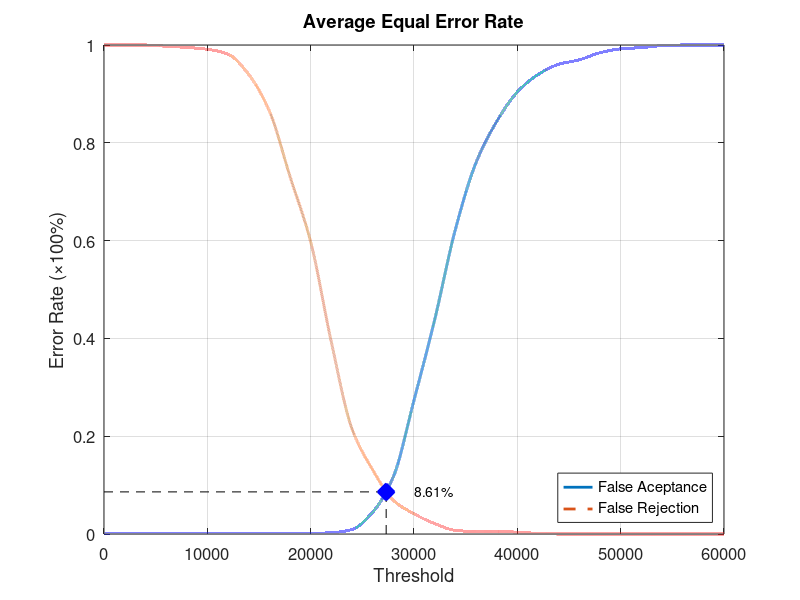
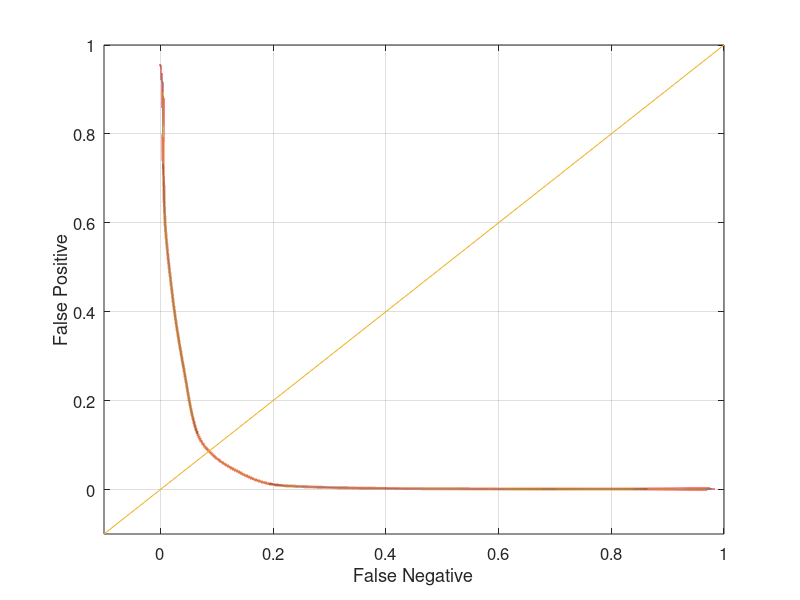

The MATLAB source for these figures, in order:
function yEER = Experiment3Average
close all;
clear;
clc;
x = 0:2000:60000;
xq = 0:0.5:60000;

y0 = [0 0.00131579 0.00131579 0.00131579 0.00131579 0.00131579 0.00131579 0.00131579 0.00131579 0.00131579 0.00131579 0.00263158 0.00921053 0.0447368 0.117105 0.273684 0.438158 0.622368 0.759211 0.843421 0.903947 0.939474 0.960526 0.969737 0.98421 0.992105 0.994737 0.998684 1 1 1];
yy0 = interp1(x, y0, xq, 'pchip');
y1 = [1 1 1 0.9975 0.995 0.99125 0.98125 0.94 0.865 0.73125 0.5975 0.3925 0.215 0.13125 0.06875 0.04125 0.02125 0.0075 0.005 0.005 0.00375 0.00125 0 0 0 0 0 0 0 0 0];
yy1 = interp1(x, y1, xq, 'pchip');

% Calculating EER: 
y2 = abs(y0 - y1);
find(y2 == min(y2))
yy2 = abs(yy0 - yy1);
xEER = find(yy2 == min(yy2));
xEERIndex = xq(xEER) % X-axis EER
yEER = yy0(xEER) % Y-axis EER

main = figure
plot(xq, yy0,'-','LineWidth', 2);	hold on
plot(xq, yy1,'--','LineWidth', 2);	hold on
plot([xEERIndex xEERIndex], [0 yEER], 'k--');	hold on
plot([0 xEERIndex], [yEER yEER], 'k--');	hold on
plot(xEERIndex, yEER, 'bx', 'LineWidth', 10);	hold on
text(xEERIndex + 10 * xEERIndex / 100, yEER, [num2str(round((10000 * yEER)) / 100) '%'])
legend('False Aceptance', 'False Rejection', 'Location', 'SouthEast')
xlabel('Threshold')
ylabel('Error Rate (\times100%)')
title('Average Equal Error Rate')
set(gca, 'FontSize', 12)
axis([0 60000 0 1])
grid on

print(main, 'Experiment3AverageMain', '-dpng');
FNRxFPR = figure('Color', [1 1 1]);
plot(yy1, yy0, '-', yy1, yy0, 'LineWidth', 2);
hold on
y = -0.1:0.1:1
plot(y, y); 
set(gca, 'FontSize', 12)
xlabel('False Negative')
ylabel('False Positive')
axis([-0.1 1 -0.1 1])
set(gca, 'FontSize', 12)
grid on

print(FNRxFPR, 'Experiment3AverageFNRxFPR','-dpng');
end
